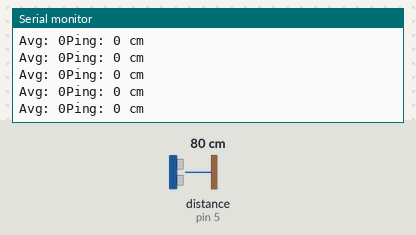
A sketch run on a simulated Arduino Uno, built with avr-gcc and run on an emulated ATmega328P. Shown: the last lines printed to the serial monitor. The inputs (shaded band) are chosen by the test bench; at power-on: distance to the obstacle (sensor on pin 5) 80 cm. The echo pulse lasts 58.3 µs per cm; no radio packets arrive unless stated.

Above: at 1.2 s.
1.3 s: distance to the obstacle (sensor on pin 5) set to 18 cm
At 2.8 s:
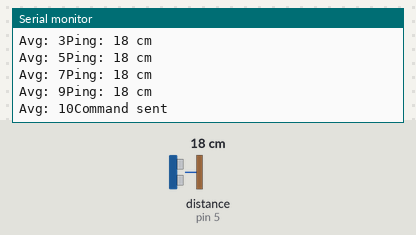
4.3 s: distance to the obstacle (sensor on pin 5) set to 2 cm
At 13.23 s:
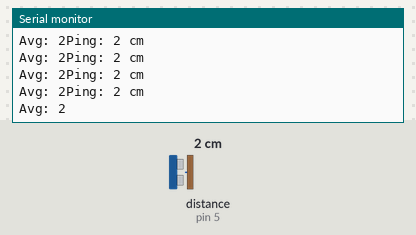
Timing chart, 0 to 13.3 s (numbered marks = the images above; inputs shaded):
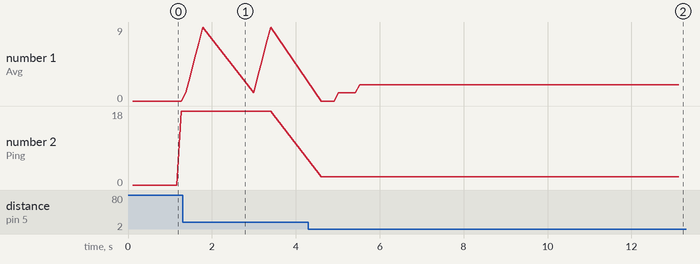

Measured:
- after the input at 1.3 s, the serial monitor: prints a new line after 0.08 s (image 1)
- after the input at 4.3 s, the serial monitor: prints a new line after 0.31 s (image 2)
- plotted number 1: 0 → 9 after the input at 1.3 s, 9 → 2 after the input at 4.3 s
- plotted number 2: 18 → 2 after the input at 4.3 s

The sketch:

send_relay_on.ino
```cpp
#include <Wire.h>
#include <LiquidCrystal_I2C.h>
#include <SPI.h>
#include <NewPing.h>
#include "RF24.h"
#include "printf.h"

//LiquidCrystal_I2C lcd(0x27,2,1,0,4,5,6,7,3,POSITIVE);  // set the LCD address to 0x38

/* Radio config */
//Set this radio as radio number 0 or 1
bool radioNumber = 0;
// Hardware configuration: Set up nRF24L01 radio on SPI bus plus pins 7 & 8
RF24 radio(7,8);
// Radio pipe addresses for the 2 nodes to communicate.
const uint64_t pipes[2] = { 0xF0F0F0F0E1LL, 0xF0F0F0F0D2LL };
const uint64_t pipe =  0xC2C2C2C2C2LL;

/* Ultrasonic ranger */
#define  TRIGGER_PIN  6
#define  ECHO_PIN     5
#define MAX_DISTANCE 75 // Maximum distance we want to ping for (in centimeters).
// NewPing setup of pins and maximum distance.
NewPing sonar(TRIGGER_PIN, ECHO_PIN, MAX_DISTANCE);

void setup()
{
  //Setup LCD
  //lcd.begin (16,2);
  //lcd.clear();
  //lcd.print("Hello!");

  //Setup serial port
  Serial.begin(115200);
  printf_begin();
  Serial.println(F("door_monitor_alarm starting..."));
  //Setup radio
  radio.begin();
  radio.setRetries(15,15);
  radio.setPayloadSize(8);
  radio.setDataRate(RF24_2MBPS);
  radio.setPALevel(RF24_PA_MAX);
  radio.setAutoAck(true);
  radio.setChannel(0x60);
  radio.enableDynamicPayloads();
  radio.enableAckPayload();

  radio.openReadingPipe(0, pipe);
  radio.openReadingPipe(1, 0xe7e7e7e7e7LL);

  radio.openWritingPipe(pipe);
  radio.powerUp();   // make sure its up & running in time for first pkt
  radio.printDetails();
}

void sendRadioByte(byte b, int retries)
{
  while (!radio.write(&b, sizeof(byte)) && retries > 0){
    Serial.println(F("Write failed"));
    retries--;
  }
}

int readSonar() {
  int dist_cm = sonar.ping_cm();
  Serial.print("Ping: ");
  Serial.print(dist_cm);
  Serial.println(" cm");
  return dist_cm;
}

void sendToggleCommand() {
  Serial.println("Command sent");
  // Send the toggle light command
  sendRadioByte(1, 10);
}

// Moving average
#define AVG_LEN (sizeof(avg) / sizeof(avg[0]))
static int avg[10];
static int index = 0;
void addToAvg(int val, int maximum) {
  avg[index] = val < maximum ? val : maximum;
  index = (index + 1) % AVG_LEN;
}
void clearAvg() {
  for (int i = 0; i < AVG_LEN; ++i) {
    avg[i] = 0;
  }
  index = 0;
}
int average() {
  double sum = 0;
  for (int i = 0; i < AVG_LEN; ++i) {
    sum += avg[i];
  }
  return sum / AVG_LEN;
}
bool isAboveVal(int threshold) {
  Serial.print("Avg: ");
  Serial.print(average());
  return average() >= threshold;
}

void tick() {
  int dist_cm = readSonar();
  addToAvg(dist_cm, 25);
  if(isAboveVal(10)) {
    sendToggleCommand();
    clearAvg();
    // Make sure we can toggle at most once a second
    delay(1000);
  }
}

void loop() {
  delay(100);
  tick();
}
```
